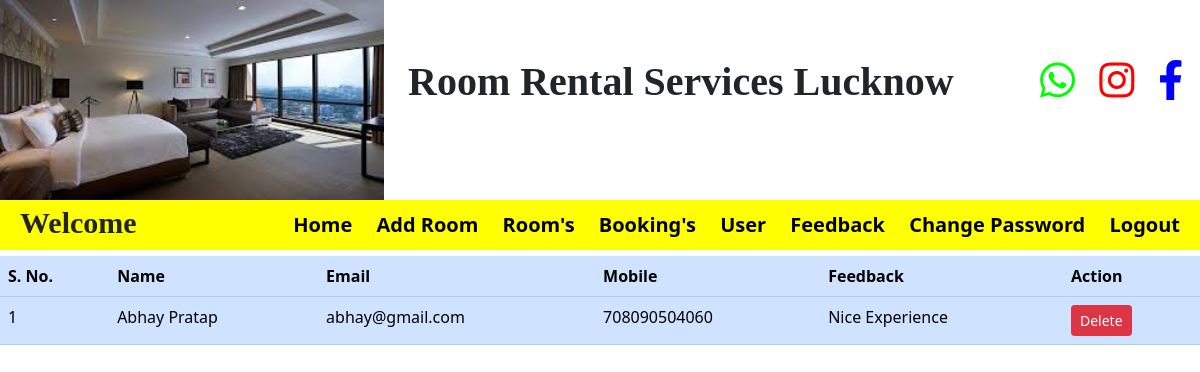
/view_feedback, run on the app's committed database.
### room/models.py (models this page shows)
class Feedback(models.Model):
    fname = models.CharField(max_length=20,null=True)
    femail = models.CharField(max_length=20,null=True)
    fcontact = models.CharField(max_length=20,null=True)
    feedback = models.CharField(max_length=30,null=True)

### room/views.py (the view)
# urls.py: path('view_feedback',view_feedback,name='view_feedback'),
def view_feedback(request):
    data = Feedback.objects.all()
    d = {'data':data}
    return render(request,'view_feedback.html',d)

### room/templates/view_feedback.html (shortened to what this page needs)
{% include 'admin_navigation.html' %}
<table class="table table-primary">
    <tr>
        <th>S. No.</th>
        <th>Name</th>
        <th>Email</th>
        <th>Mobile</th>
        <th>Feedback</th>
        <th>Action</th>
    </tr>
    {% for i in data %}
    <tr>
        <td>{{forloop.counter}}</td>
        <td>{{i.fname}}</td>
        <td>{{i.femail}}</td>
        <td>{{i.fcontact}}</td>
        <td>{{i.feedback}}</td>
        <td><a href="{% url 'delete_feedback' i.id %}" class="btn btn-danger btn-sm">Delete</a></td>
    </tr>
    {% endfor %}
</table>

### data on the page
Feedback: fname "Abhay Pratap", femail "abhay@gmail.com", fcontact "708090504060", feedback "Nice Experience"
